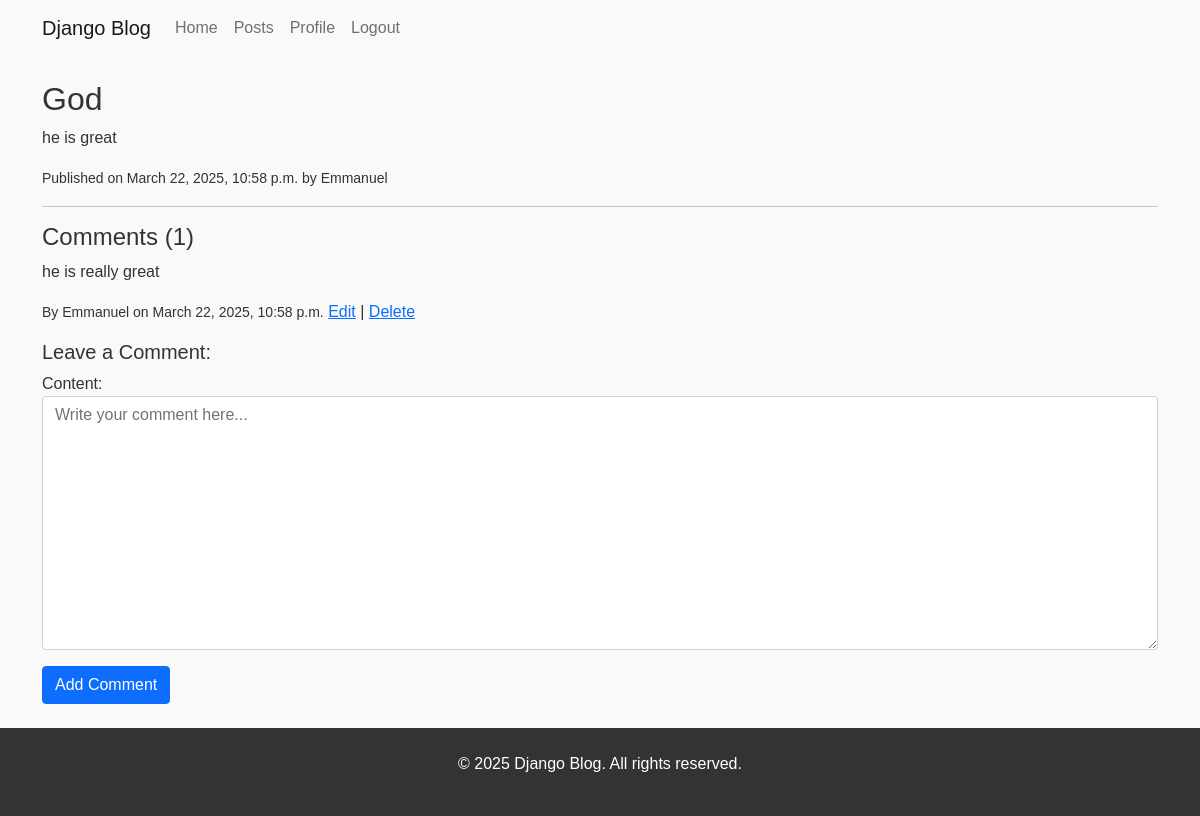
The page /blog/post/1/ (signed in) on the database its author committed.
### blog/models.py (models this page shows, shortened)
class Post(models.Model):
    title = models.CharField(max_length=200)
    content = models.TextField()
    published_date = models.DateTimeField(auto_now_add=True)
    author = models.ForeignKey(User, on_delete=models.CASCADE)
    tags = models.ManyToManyField(Tag, related_name='posts', blank=True)  # Many-to-Many relationship with Tag
    class Meta:
        ordering = ['-published_date']  # Display latest posts first

class Comment(models.Model):
    post = models.ForeignKey(Post, on_delete=models.CASCADE, related_name='comments')
    author = models.ForeignKey(User, on_delete=models.CASCADE)
    content = models.TextField()
    created_at = models.DateTimeField(auto_now_add=True)
    updated_at = models.DateTimeField(auto_now=True)
    class Meta:
        ordering = ['-created_at']  # Display latest comments first

### blog/views.py (the view)
# urls.py: path('post/<int:post_id>/', views.post_detail, name='post_detail'),
def post_detail(request, post_id):
    post = get_object_or_404(Post, id=post_id)
    comments = post.comments.all()
    if request.method == 'POST' and request.user.is_authenticated:
        form = CommentForm(request.POST)
        if form.is_valid():
            comment = form.save(commit=False)
            comment.post = post
            comment.author = request.user
            comment.save()
            messages.success(request, "Comment added successfully!")
            return redirect('post_detail', post_id=post.id)
    else:
        form = CommentForm()
    return render(request, 'blog/post_detail.html', {
        'post': post,
        'comments': comments,
        'form': form
    })

### blog/forms.py
class CommentForm(forms.ModelForm):
    content = forms.CharField(
        widget=forms.Textarea(attrs={'class': 'form-control', 'placeholder': 'Write your comment here...'}),
        required=True
    )
    class Meta:
        model = Comment
        fields = ['content']

### blog/templates/blog/post_detail.html (shortened to what this page needs)
{% extends 'blog/base.html' %}
{% block content %}
<h2>{{ post.title }}</h2>
<p>{{ post.content }}</p>
<p><small>Published on {{ post.published_date }} by {{ post.author }}</small></p>
<hr>
<h4>Comments ({{ comments.count }})</h4>
{% for comment in comments %}
    <div class="mb-3">
        <p>{{ comment.content }}</p>
        <small>By {{ comment.author }} on {{ comment.created_at }}</small>
        {% if comment.author == user %}
            <a href="{% url 'blog:edit_comment' comment.id %}">Edit</a> |
            <a href="{% url 'blog:delete_comment' comment.id %}">Delete</a>
        {% endif %}
    </div>
{% empty %}
    <p>No comments yet. Be the first to comment!</p>
{% endfor %}
{% if user.is_authenticated %}
    <h5>Leave a Comment:</h5>
    <form method="post">
        {{ form.as_p }}
        <button type="submit" class="btn btn-primary">Add Comment</button>
    </form>
{% else %}
    <p><a href="{% url 'blog:login' %}">Login</a> to leave a comment.</p>
{% endif %}
{% endblock %}

### blog/static/css/styles.css (style rules this page uses)
* { margin: 0; padding: 0; box-sizing: border-box; }
body { font-family: Arial, sans-serif; background-color: #f9f9f9; color: #333; }

### rows shown on the page
Post: title "God", content "he is great", published_date "March 22, 2025, 10:58 p.m.", author "Emmanuel", count "1"
Comment: content "he is really great", author "Emmanuel", created_at "March 22, 2025, 10:58 p.m.", shows "Edit"
